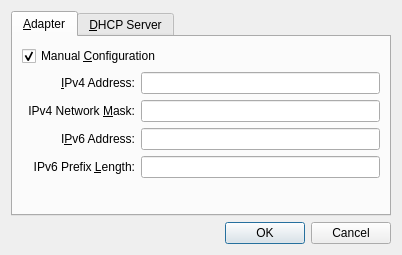
<ui version="4.0">
 <comment>
 VBox frontends: Qt4 GUI ("VirtualBox"):

 Copyright (C) 2009-2016 Oracle Corporation

 This file is part of VirtualBox Open Source Edition (OSE), as
 available from http://www.virtualbox.org. This file is free software;
 you can redistribute it and/or modify it under the terms of the GNU
 General Public License (GPL) as published by the Free Software
 Foundation, in version 2 as it comes in the "COPYING" file of the
 VirtualBox OSE distribution. VirtualBox OSE is distributed in the
 hope that it will be useful, but WITHOUT ANY WARRANTY of any kind.
 </comment>
 <class>UIGlobalSettingsNetworkDetailsHost</class>
 <widget class="QWidget" name="UIGlobalSettingsNetworkDetailsHost">
  <property name="geometry">
   <rect>
    <x>0</x>
    <y>0</y>
    <width>402</width>
    <height>255</height>
   </rect>
  </property>
  <property name="windowTitle">
   <string>Host-only Network Details</string>
  </property>
  <layout class="QVBoxLayout">
   <item>
    <widget class="QITabWidget" name="m_pDetailsTabWidget">
     <property name="sizePolicy">
      <sizepolicy vsizetype="Expanding" hsizetype="Preferred">
       <horstretch>0</horstretch>
       <verstretch>0</verstretch>
      </sizepolicy>
     </property>
     <property name="currentIndex">
      <number>0</number>
     </property>
     <widget class="QWidget" name="m_pInterfaceTab">
      <attribute name="title">
       <string>&amp;Adapter</string>
      </attribute>
      <layout class="QGridLayout">
       <item row="0" column="0" colspan="3">
        <widget class="QCheckBox" name="m_pEnableManualCheckbox">
         <property name="text">
          <string>Manual &amp;Configuration</string>
         </property>
         <property name="checked">
          <bool>true</bool>
         </property>
         <property name="toolTip">
          <string>When checked, manual configuration will be used for this network adapter.</string>
         </property>
        </widget>
       </item>
       <item row="1" column="1">
        <widget class="QLabel" name="m_pIPv4Label">
         <property name="text">
          <string>&amp;IPv4 Address:</string>
         </property>
         <property name="alignment">
          <set>Qt::AlignRight|Qt::AlignTrailing|Qt::AlignVCenter</set>
         </property>
         <property name="buddy">
          <cstring>m_pIPv4Editor</cstring>
         </property>
        </widget>
       </item>
       <item row="1" column="2">
        <widget class="QILineEdit" name="m_pIPv4Editor">
         <property name="sizePolicy">
          <sizepolicy vsizetype="Fixed" hsizetype="Expanding">
           <horstretch>0</horstretch>
           <verstretch>0</verstretch>
          </sizepolicy>
         </property>
         <property name="toolTip">
          <string>Holds the host IPv4 address for this adapter.</string>
         </property>
        </widget>
       </item>
       <item row="2" column="1">
        <widget class="QLabel" name="m_pNMv4Label">
         <property name="text">
          <string>IPv4 Network &amp;Mask:</string>
         </property>
         <property name="alignment">
          <set>Qt::AlignRight|Qt::AlignTrailing|Qt::AlignVCenter</set>
         </property>
         <property name="buddy">
          <cstring>m_pNMv4Editor</cstring>
         </property>
        </widget>
       </item>
       <item row="2" column="2">
        <widget class="QILineEdit" name="m_pNMv4Editor">
         <property name="sizePolicy">
          <sizepolicy vsizetype="Fixed" hsizetype="Expanding">
           <horstretch>0</horstretch>
           <verstretch>0</verstretch>
          </sizepolicy>
         </property>
         <property name="toolTip">
          <string>Holds the host IPv4 network mask for this adapter.</string>
         </property>
        </widget>
       </item>
       <item row="3" column="1">
        <widget class="QLabel" name="m_pIPv6Label">
         <property name="text">
          <string>I&amp;Pv6 Address:</string>
         </property>
         <property name="alignment">
          <set>Qt::AlignRight|Qt::AlignTrailing|Qt::AlignVCenter</set>
         </property>
         <property name="buddy">
          <cstring>m_pIPv6Editor</cstring>
         </property>
        </widget>
       </item>
       <item row="3" column="2">
        <widget class="QILineEdit" name="m_pIPv6Editor">
         <property name="sizePolicy">
          <sizepolicy vsizetype="Fixed" hsizetype="Expanding">
           <horstretch>0</horstretch>
           <verstretch>0</verstretch>
          </sizepolicy>
         </property>
         <property name="toolTip">
          <string>Holds the host IPv6 address for this adapter if IPv6 is supported.</string>
         </property>
        </widget>
       </item>
       <item row="4" column="1">
        <widget class="QLabel" name="m_pNMv6Label">
         <property name="text">
          <string>IPv6 Prefix &amp;Length:</string>
         </property>
         <property name="alignment">
          <set>Qt::AlignRight|Qt::AlignTrailing|Qt::AlignVCenter</set>
         </property>
         <property name="buddy">
          <cstring>m_pNMv6Editor</cstring>
         </property>
        </widget>
       </item>
       <item row="4" column="2">
        <widget class="QILineEdit" name="m_pNMv6Editor">
         <property name="sizePolicy">
          <sizepolicy vsizetype="Fixed" hsizetype="Expanding">
           <horstretch>0</horstretch>
           <verstretch>0</verstretch>
          </sizepolicy>
         </property>
         <property name="toolTip">
          <string>Holds the host IPv6 prefix length for this adapter if IPv6 is supported.</string>
         </property>
        </widget>
       </item>
       <item row="5" column="0" colspan="3">
        <spacer name="verticalSpacer1">
         <property name="orientation">
          <enum>Qt::Vertical</enum>
         </property>
         <property name="sizeHint" stdset="0">
          <size>
           <width>0</width>
           <height>0</height>
          </size>
         </property>
        </spacer>
       </item>
      </layout>
     </widget>
     <widget class="QWidget" name="m_pDhcpServerTab">
      <attribute name="title">
       <string>&amp;DHCP Server</string>
      </attribute>
      <layout class="QGridLayout">
       <item row="0" column="0" colspan="3">
        <widget class="QCheckBox" name="m_pEnabledDhcpServerCheckbox">
         <property name="text">
          <string>&amp;Enable Server</string>
         </property>
         <property name="toolTip">
          <string>When checked, the DHCP Server will be enabled for this network on machine start-up.</string>
         </property>
        </widget>
       </item>
       <item row="1" column="1">
        <widget class="QLabel" name="m_pDhcpAddressLabel">
         <property name="text">
          <string>Server Add&amp;ress:</string>
         </property>
         <property name="alignment">
          <set>Qt::AlignRight|Qt::AlignTrailing|Qt::AlignVCenter</set>
         </property>
         <property name="buddy">
          <cstring>m_pDhcpAddressEditor</cstring>
         </property>
        </widget>
       </item>
       <item row="1" column="2">
        <widget class="QILineEdit" name="m_pDhcpAddressEditor">
         <property name="sizePolicy">
          <sizepolicy vsizetype="Fixed" hsizetype="Expanding">
           <horstretch>0</horstretch>
           <verstretch>0</verstretch>
          </sizepolicy>
         </property>
         <property name="toolTip">
          <string>Holds the address of the DHCP server servicing the network associated with this host-only adapter.</string>
         </property>
        </widget>
       </item>
       <item row="2" column="1">
        <widget class="QLabel" name="m_pDhcpMaskLabel">
         <property name="text">
          <string>Server &amp;Mask:</string>
         </property>
         <property name="alignment">
          <set>Qt::AlignRight|Qt::AlignTrailing|Qt::AlignVCenter</set>
         </property>
         <property name="buddy">
          <cstring>m_pDhcpMaskEditor</cstring>
         </property>
        </widget>
       </item>
       <item row="2" column="2">
        <widget class="QILineEdit" name="m_pDhcpMaskEditor">
         <property name="sizePolicy">
          <sizepolicy vsizetype="Fixed" hsizetype="Expanding">
           <horstretch>0</horstretch>
           <verstretch>0</verstretch>
          </sizepolicy>
         </property>
         <property name="toolTip">
          <string>Holds the network mask of the DHCP server servicing the network associated with this host-only adapter.</string>
         </property>
        </widget>
       </item>
       <item row="3" column="1">
        <widget class="QLabel" name="m_pDhcpLowerAddressLabel">
         <property name="text">
          <string>&amp;Lower Address Bound:</string>
         </property>
         <property name="alignment">
          <set>Qt::AlignRight|Qt::AlignTrailing|Qt::AlignVCenter</set>
         </property>
         <property name="buddy">
          <cstring>m_pDhcpLowerAddressEditor</cstring>
         </property>
        </widget>
       </item>
       <item row="3" column="2">
        <widget class="QILineEdit" name="m_pDhcpLowerAddressEditor">
         <property name="sizePolicy">
          <sizepolicy vsizetype="Fixed" hsizetype="Expanding">
           <horstretch>0</horstretch>
           <verstretch>0</verstretch>
          </sizepolicy>
         </property>
         <property name="toolTip">
          <string>Holds the lower address bound offered by the DHCP server servicing the network associated with this host-only adapter.</string>
         </property>
        </widget>
       </item>
       <item row="4" column="1">
        <widget class="QLabel" name="m_pDhcpUpperAddressLabel">
         <property name="text">
          <string>&amp;Upper Address Bound:</string>
         </property>
         <property name="alignment">
          <set>Qt::AlignRight|Qt::AlignTrailing|Qt::AlignVCenter</set>
         </property>
         <property name="buddy">
          <cstring>m_pDhcpUpperAddressEditor</cstring>
         </property>
        </widget>
       </item>
       <item row="4" column="2">
        <widget class="QILineEdit" name="m_pDhcpUpperAddressEditor">
         <property name="sizePolicy">
          <sizepolicy vsizetype="Fixed" hsizetype="Expanding">
           <horstretch>0</horstretch>
           <verstretch>0</verstretch>
          </sizepolicy>
         </property>
         <property name="toolTip">
          <string>Holds the upper address bound offered by the DHCP server servicing the network associated with this host-only adapter.</string>
         </property>
        </widget>
       </item>
       <item row="5" column="0" colspan="3">
        <spacer name="verticalSpacer2">
         <property name="orientation">
          <enum>Qt::Vertical</enum>
         </property>
         <property name="sizeHint" stdset="0">
          <size>
           <width>0</width>
           <height>0</height>
          </size>
         </property>
        </spacer>
       </item>
      </layout>
     </widget>
    </widget>
   </item>
   <item>
    <widget class="QIDialogButtonBox" name="m_pButtonBox">
     <property name="standardButtons">
      <set>QDialogButtonBox::Cancel|QDialogButtonBox::NoButton|QDialogButtonBox::Ok</set>
     </property>
    </widget>
   </item>
  </layout>
 </widget>
 <customwidgets>
  <customwidget>
   <class>QILineEdit</class>
   <extends>QLineEdit</extends>
   <header>QILineEdit.h</header>
  </customwidget>
  <customwidget>
   <class>QIDialogButtonBox</class>
   <extends>QDialogButtonBox</extends>
   <header>QIDialogButtonBox.h</header>
  </customwidget>
  <customwidget>
   <class>QITabWidget</class>
   <extends>QTabWidget</extends>
   <header>QITabWidget.h</header>
  </customwidget>
 </customwidgets>
 <resources/>
 <connections>
  <connection>
   <sender>m_pButtonBox</sender>
   <signal>accepted()</signal>
   <receiver>UIGlobalSettingsNetworkDetailsHost</receiver>
   <slot>accept()</slot>
   <hints>
    <hint type="sourcelabel">
     <x>162</x>
     <y>339</y>
    </hint>
    <hint type="destinationlabel">
     <x>162</x>
     <y>179</y>
    </hint>
   </hints>
  </connection>
  <connection>
   <sender>m_pButtonBox</sender>
   <signal>rejected()</signal>
   <receiver>UIGlobalSettingsNetworkDetailsHost</receiver>
   <slot>reject()</slot>
   <hints>
    <hint type="sourcelabel">
     <x>162</x>
     <y>339</y>
    </hint>
    <hint type="destinationlabel">
     <x>162</x>
     <y>179</y>
    </hint>
   </hints>
  </connection>
 </connections>
</ui>
